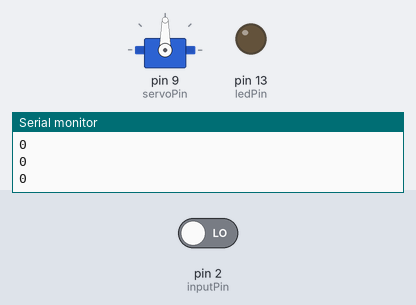
Bench run of a sketch on a simulated Arduino Uno, built with avr-gcc and run on an emulated ATmega328P. Shown: servo, output pins drawn as LEDs (lit = HIGH), the last lines printed to the serial monitor. The inputs (shaded band) are chosen by the test bench; at power-on: pin 2 (inputPin) LOW.

Above: at 1.2 s.
1.3 s: pin 2 (inputPin) driven HIGH
At 2.1 s:
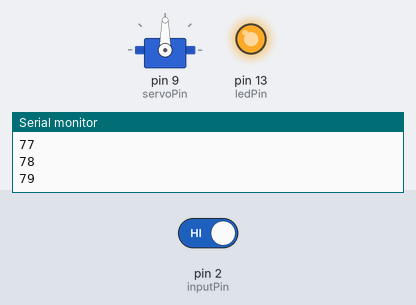
At 3.1 s:
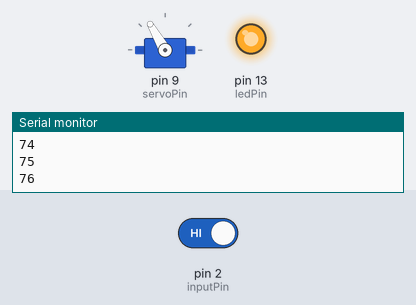
4.3 s: pin 2 (inputPin) driven LOW
At 5.7 s:
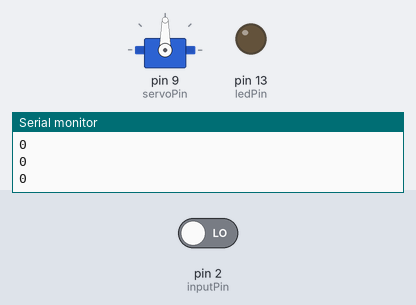
Timing chart, 0 to 7.3 s (numbered marks = the images above; inputs shaded):
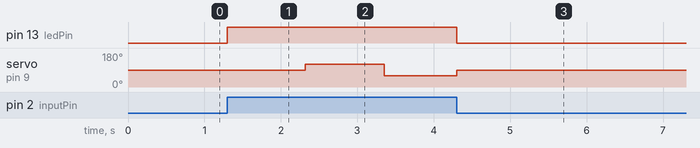

Measured:
- after the input at 1.3 s, pin 13 (ledPin): LOW → HIGH at once; servo on pin 9 (servoPin): 90° → 120° after 1.0 s, → 60° 1.0 s later
- after the input at 4.3 s, pin 13 (ledPin): HIGH → LOW at once

The sketch:

motion_servo.ino
```cpp
#include <Servo.h>
Servo servo;
int servoPin = 9;
int inputPin = 2;
int ledPin = 13;
int pirState = LOW;
int angle = 0;
int cnt = 0;

void setup() {
  // put your setup code here, to run once:
  pinMode(ledPin,OUTPUT);
  pinMode(inputPin,INPUT);
  servo.attach(servoPin);
  Serial.begin(9600);
}


void loop() {
  // put your main code here, to run repeatedly:
  int motion= digitalRead(inputPin);
  unsigned long crtTime = millis();

  if (motion == HIGH) { // 인체감지시
    digitalWrite(ledPin, HIGH); // LED ON
    if (pirState == LOW) {
    // 시리얼모니터에 메시지 출력
    Serial.println("Motion detected!");
    pirState = HIGH;
    }
  } else {
      digitalWrite(ledPin, LOW); // LED OFF
      if (pirState == HIGH){
          // 시리얼모니터에 메시지 출력
          Serial.println("Motion ended!");
          pirState = LOW;
      }
  }

  pirState = motion;
  //map(sensorValue,0,1023,0,180);
  if(pirState == HIGH){
    cnt += 1;
    if(cnt > 100){
       cnt = 0;
       angle = angle==120?60:120;
    }
  }else{
    cnt = 0;
    angle = 90;
  }
  servo.write(angle);
  Serial.println(cnt);
  delay(10);
}
```
